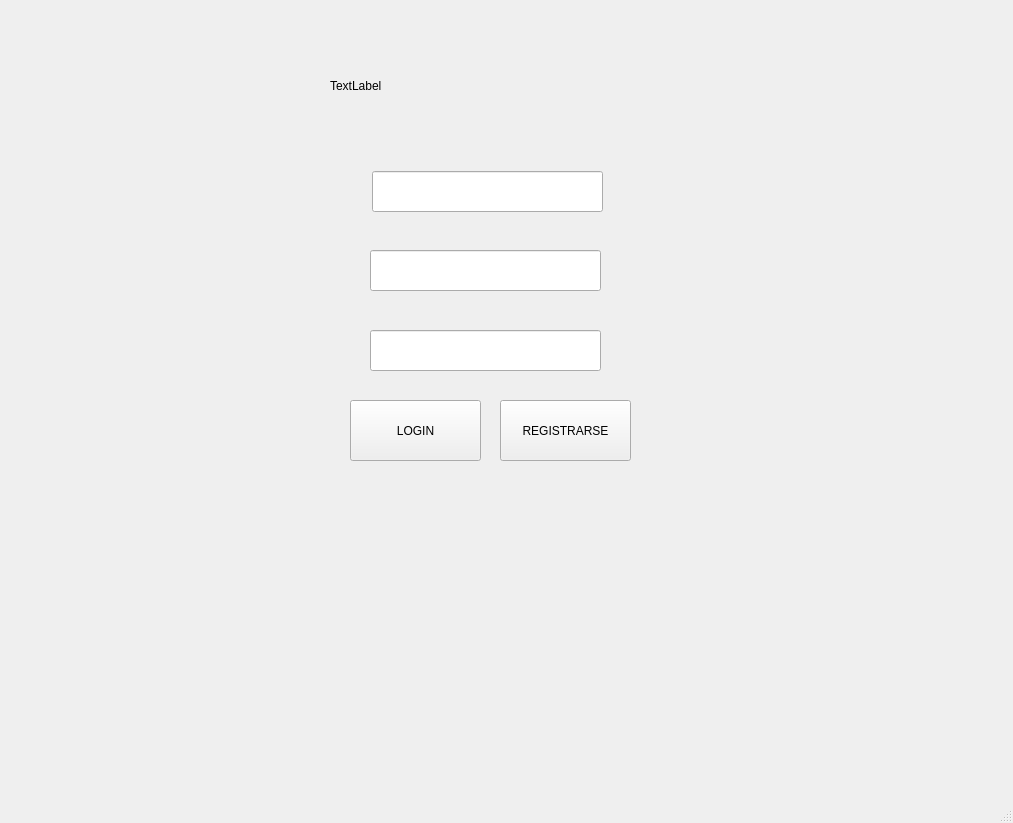
<?xml version="1.0" encoding="UTF-8"?>
<ui version="4.0">
 <class>MainWindow</class>
 <widget class="QMainWindow" name="MainWindow">
  <property name="geometry">
   <rect>
    <x>0</x>
    <y>0</y>
    <width>1013</width>
    <height>823</height>
   </rect>
  </property>
  <property name="windowTitle">
   <string>MainWindow</string>
  </property>
  <widget class="QWidget" name="centralwidget">
   <widget class="QLabel" name="label">
    <property name="geometry">
     <rect>
      <x>330</x>
      <y>30</y>
      <width>311</width>
      <height>111</height>
     </rect>
    </property>
    <property name="text">
     <string>TextLabel</string>
    </property>
   </widget>
   <widget class="QLineEdit" name="lineEdit">
    <property name="geometry">
     <rect>
      <x>372</x>
      <y>171</y>
      <width>231</width>
      <height>41</height>
     </rect>
    </property>
   </widget>
   <widget class="QLineEdit" name="lineEdit_2">
    <property name="geometry">
     <rect>
      <x>370</x>
      <y>250</y>
      <width>231</width>
      <height>41</height>
     </rect>
    </property>
   </widget>
   <widget class="QLineEdit" name="lineEdit_3">
    <property name="geometry">
     <rect>
      <x>370</x>
      <y>330</y>
      <width>231</width>
      <height>41</height>
     </rect>
    </property>
   </widget>
   <widget class="QPushButton" name="btnLogin">
    <property name="geometry">
     <rect>
      <x>350</x>
      <y>400</y>
      <width>131</width>
      <height>61</height>
     </rect>
    </property>
    <property name="text">
     <string>LOGIN</string>
    </property>
   </widget>
   <widget class="QPushButton" name="btnRegistrar">
    <property name="geometry">
     <rect>
      <x>500</x>
      <y>400</y>
      <width>131</width>
      <height>61</height>
     </rect>
    </property>
    <property name="text">
     <string>REGISTRARSE</string>
    </property>
   </widget>
  </widget>
  <widget class="QMenuBar" name="menubar">
   <property name="geometry">
    <rect>
     <x>0</x>
     <y>0</y>
     <width>1013</width>
     <height>33</height>
    </rect>
   </property>
  </widget>
  <widget class="QStatusBar" name="statusbar"/>
 </widget>
 <resources/>
 <connections>
  <connection>
   <sender>btnRegistrar</sender>
   <signal>clicked()</signal>
   <receiver>MainWindow</receiver>
   <slot>registrar()</slot>
   <hints>
    <hint type="sourcelabel">
     <x>586</x>
     <y>478</y>
    </hint>
    <hint type="destinationlabel">
     <x>763</x>
     <y>491</y>
    </hint>
   </hints>
  </connection>
  <connection>
   <sender>btnLogin</sender>
   <signal>clicked()</signal>
   <receiver>MainWindow</receiver>
   <slot>login()</slot>
   <hints>
    <hint type="sourcelabel">
     <x>427</x>
     <y>464</y>
    </hint>
    <hint type="destinationlabel">
     <x>190</x>
     <y>474</y>
    </hint>
   </hints>
  </connection>
 </connections>
 <slots>
  <slot>registrar()</slot>
  <slot>login()</slot>
 </slots>
</ui>
